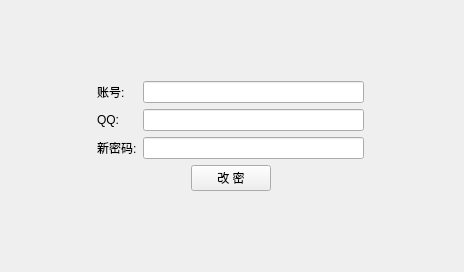
<?xml version="1.0" encoding="UTF-8"?>
<ui version="4.0">
 <class>WndClientLogin</class>
 <widget class="QDialog" name="WndClientLogin">
  <property name="geometry">
   <rect>
    <x>0</x>
    <y>0</y>
    <width>464</width>
    <height>272</height>
   </rect>
  </property>
  <property name="windowTitle">
   <string>Login</string>
  </property>
  <property name="sizeGripEnabled">
   <bool>false</bool>
  </property>
  <property name="modal">
   <bool>false</bool>
  </property>
  <widget class="QStackedWidget" name="stack_widget">
   <property name="geometry">
    <rect>
     <x>0</x>
     <y>0</y>
     <width>461</width>
     <height>271</height>
    </rect>
   </property>
   <property name="toolTip">
    <string/>
   </property>
   <property name="currentIndex">
    <number>3</number>
   </property>
   <widget class="QWidget" name="page_login">
    <layout class="QGridLayout" name="gridLayout_13">
     <property name="leftMargin">
      <number>0</number>
     </property>
     <property name="topMargin">
      <number>0</number>
     </property>
     <property name="rightMargin">
      <number>0</number>
     </property>
     <property name="bottomMargin">
      <number>0</number>
     </property>
     <item row="0" column="0">
      <widget class="QWidget" name="widget" native="true">
       <layout class="QGridLayout" name="gridLayout_6">
        <item row="0" column="1">
         <spacer name="verticalSpacer">
          <property name="orientation">
           <enum>Qt::Vertical</enum>
          </property>
          <property name="sizeHint" stdset="0">
           <size>
            <width>20</width>
            <height>81</height>
           </size>
          </property>
         </spacer>
        </item>
        <item row="1" column="0">
         <spacer name="horizontalSpacer_9">
          <property name="orientation">
           <enum>Qt::Horizontal</enum>
          </property>
          <property name="sizeHint" stdset="0">
           <size>
            <width>75</width>
            <height>20</height>
           </size>
          </property>
         </spacer>
        </item>
        <item row="1" column="1">
         <layout class="QGridLayout" name="gridLayout">
          <item row="0" column="0" colspan="4">
           <layout class="QGridLayout" name="gridLayout_2">
            <item row="0" column="1">
             <widget class="QLineEdit" name="edt_login_account">
              <property name="text">
               <string>111111</string>
              </property>
             </widget>
            </item>
            <item row="1" column="0">
             <widget class="QLabel" name="label_2">
              <property name="text">
               <string>密码:</string>
              </property>
              <property name="buddy">
               <cstring>edt_login_pwd</cstring>
              </property>
             </widget>
            </item>
            <item row="1" column="1">
             <widget class="QLineEdit" name="edt_login_pwd">
              <property name="text">
               <string>222222</string>
              </property>
             </widget>
            </item>
            <item row="0" column="0">
             <widget class="QLabel" name="label">
              <property name="text">
               <string>账号:</string>
              </property>
              <property name="buddy">
               <cstring>edt_login_account</cstring>
              </property>
             </widget>
            </item>
           </layout>
          </item>
          <item row="1" column="0">
           <spacer name="horizontalSpacer_3">
            <property name="orientation">
             <enum>Qt::Horizontal</enum>
            </property>
            <property name="sizeHint" stdset="0">
             <size>
              <width>31</width>
              <height>20</height>
             </size>
            </property>
           </spacer>
          </item>
          <item row="1" column="1">
           <widget class="QPushButton" name="btn_login">
            <property name="cursor">
             <cursorShape>PointingHandCursor</cursorShape>
            </property>
            <property name="text">
             <string>登 录</string>
            </property>
           </widget>
          </item>
          <item row="1" column="2">
           <widget class="QPushButton" name="btn_unbind">
            <property name="cursor">
             <cursorShape>PointingHandCursor</cursorShape>
            </property>
            <property name="text">
             <string>解 绑</string>
            </property>
           </widget>
          </item>
          <item row="1" column="3">
           <widget class="QPushButton" name="btn_exit">
            <property name="cursor">
             <cursorShape>PointingHandCursor</cursorShape>
            </property>
            <property name="text">
             <string>退 出</string>
            </property>
           </widget>
          </item>
         </layout>
        </item>
        <item row="1" column="2">
         <spacer name="horizontalSpacer_10">
          <property name="orientation">
           <enum>Qt::Horizontal</enum>
          </property>
          <property name="sizeHint" stdset="0">
           <size>
            <width>74</width>
            <height>20</height>
           </size>
          </property>
         </spacer>
        </item>
        <item row="2" column="1">
         <spacer name="verticalSpacer_2">
          <property name="orientation">
           <enum>Qt::Vertical</enum>
          </property>
          <property name="sizeHint" stdset="0">
           <size>
            <width>20</width>
            <height>80</height>
           </size>
          </property>
         </spacer>
        </item>
       </layout>
      </widget>
     </item>
    </layout>
   </widget>
   <widget class="QWidget" name="page_reg">
    <layout class="QGridLayout" name="gridLayout_10">
     <property name="leftMargin">
      <number>0</number>
     </property>
     <property name="topMargin">
      <number>0</number>
     </property>
     <property name="rightMargin">
      <number>0</number>
     </property>
     <property name="bottomMargin">
      <number>0</number>
     </property>
     <item row="0" column="0">
      <widget class="QWidget" name="widget_2" native="true">
       <layout class="QGridLayout" name="gridLayout_7">
        <item row="1" column="0">
         <spacer name="horizontalSpacer_11">
          <property name="orientation">
           <enum>Qt::Horizontal</enum>
          </property>
          <property name="sizeHint" stdset="0">
           <size>
            <width>63</width>
            <height>20</height>
           </size>
          </property>
         </spacer>
        </item>
        <item row="1" column="1" colspan="3">
         <layout class="QGridLayout" name="gridLayout_3">
          <item row="2" column="0">
           <widget class="QLabel" name="label_3">
            <property name="text">
             <string>QQ:</string>
            </property>
           </widget>
          </item>
          <item row="1" column="0">
           <widget class="QLabel" name="label_6">
            <property name="text">
             <string>密码:</string>
            </property>
           </widget>
          </item>
          <item row="0" column="0">
           <widget class="QLabel" name="label_5">
            <property name="text">
             <string>账号:</string>
            </property>
           </widget>
          </item>
          <item row="0" column="1">
           <widget class="QLineEdit" name="edt_reg_account">
            <property name="toolTip">
             <string>字母数字组合, 6-12位</string>
            </property>
            <property name="text">
             <string>111111</string>
            </property>
           </widget>
          </item>
          <item row="2" column="1">
           <widget class="QLineEdit" name="edt_reg_qq">
            <property name="toolTip">
             <string>字母数字组合, 5-10位</string>
            </property>
            <property name="text">
             <string>333333</string>
            </property>
           </widget>
          </item>
          <item row="1" column="1">
           <widget class="QLineEdit" name="edt_reg_pwd">
            <property name="toolTip">
             <string>字母数字组合, 6-12位</string>
            </property>
            <property name="text">
             <string>222222</string>
            </property>
           </widget>
          </item>
         </layout>
        </item>
        <item row="1" column="4">
         <spacer name="horizontalSpacer_12">
          <property name="orientation">
           <enum>Qt::Horizontal</enum>
          </property>
          <property name="sizeHint" stdset="0">
           <size>
            <width>62</width>
            <height>20</height>
           </size>
          </property>
         </spacer>
        </item>
        <item row="2" column="1">
         <spacer name="horizontalSpacer_5">
          <property name="orientation">
           <enum>Qt::Horizontal</enum>
          </property>
          <property name="sizeHint" stdset="0">
           <size>
            <width>53</width>
            <height>20</height>
           </size>
          </property>
         </spacer>
        </item>
        <item row="2" column="2">
         <widget class="QPushButton" name="btn_reg">
          <property name="cursor">
           <cursorShape>PointingHandCursor</cursorShape>
          </property>
          <property name="text">
           <string>注 册</string>
          </property>
         </widget>
        </item>
        <item row="2" column="3">
         <spacer name="horizontalSpacer_6">
          <property name="orientation">
           <enum>Qt::Horizontal</enum>
          </property>
          <property name="sizeHint" stdset="0">
           <size>
            <width>53</width>
            <height>20</height>
           </size>
          </property>
         </spacer>
        </item>
        <item row="0" column="2">
         <spacer name="verticalSpacer_3">
          <property name="orientation">
           <enum>Qt::Vertical</enum>
          </property>
          <property name="sizeHint" stdset="0">
           <size>
            <width>20</width>
            <height>55</height>
           </size>
          </property>
         </spacer>
        </item>
        <item row="3" column="2">
         <spacer name="verticalSpacer_4">
          <property name="orientation">
           <enum>Qt::Vertical</enum>
          </property>
          <property name="sizeHint" stdset="0">
           <size>
            <width>20</width>
            <height>54</height>
           </size>
          </property>
         </spacer>
        </item>
       </layout>
      </widget>
     </item>
    </layout>
   </widget>
   <widget class="QWidget" name="page_pay">
    <layout class="QGridLayout" name="gridLayout_11">
     <property name="leftMargin">
      <number>0</number>
     </property>
     <property name="topMargin">
      <number>0</number>
     </property>
     <property name="rightMargin">
      <number>0</number>
     </property>
     <property name="bottomMargin">
      <number>0</number>
     </property>
     <item row="0" column="0">
      <widget class="QWidget" name="widget_3" native="true">
       <layout class="QGridLayout" name="gridLayout_8">
        <item row="0" column="2">
         <spacer name="verticalSpacer_5">
          <property name="orientation">
           <enum>Qt::Vertical</enum>
          </property>
          <property name="sizeHint" stdset="0">
           <size>
            <width>20</width>
            <height>62</height>
           </size>
          </property>
         </spacer>
        </item>
        <item row="1" column="1" colspan="3">
         <layout class="QVBoxLayout" name="verticalLayout_2">
          <item>
           <widget class="QLabel" name="label_13">
            <property name="text">
             <string>账号:</string>
            </property>
           </widget>
          </item>
          <item>
           <widget class="QLineEdit" name="edt_pay_account">
            <property name="text">
             <string/>
            </property>
           </widget>
          </item>
         </layout>
        </item>
        <item row="2" column="0">
         <spacer name="horizontalSpacer_13">
          <property name="orientation">
           <enum>Qt::Horizontal</enum>
          </property>
          <property name="sizeHint" stdset="0">
           <size>
            <width>74</width>
            <height>20</height>
           </size>
          </property>
         </spacer>
        </item>
        <item row="2" column="1" colspan="3">
         <layout class="QVBoxLayout" name="verticalLayout">
          <item>
           <widget class="QLabel" name="lbe_pay_key">
            <property name="toolTip">
             <string>&gt;&gt; 点我购卡 &lt;&lt;</string>
            </property>
            <property name="text">
             <string>充值卡号:</string>
            </property>
            <property name="openExternalLinks">
             <bool>false</bool>
            </property>
            <property name="textInteractionFlags">
             <set>Qt::TextSelectableByMouse</set>
            </property>
           </widget>
          </item>
          <item>
           <widget class="QLineEdit" name="edt_pay_key">
            <property name="text">
             <string/>
            </property>
           </widget>
          </item>
         </layout>
        </item>
        <item row="2" column="4">
         <spacer name="horizontalSpacer_14">
          <property name="orientation">
           <enum>Qt::Horizontal</enum>
          </property>
          <property name="sizeHint" stdset="0">
           <size>
            <width>73</width>
            <height>20</height>
           </size>
          </property>
         </spacer>
        </item>
        <item row="3" column="1">
         <spacer name="horizontalSpacer_7">
          <property name="orientation">
           <enum>Qt::Horizontal</enum>
          </property>
          <property name="sizeHint" stdset="0">
           <size>
            <width>42</width>
            <height>20</height>
           </size>
          </property>
         </spacer>
        </item>
        <item row="3" column="2">
         <widget class="QPushButton" name="btn_pay">
          <property name="cursor">
           <cursorShape>PointingHandCursor</cursorShape>
          </property>
          <property name="text">
           <string>充 值</string>
          </property>
         </widget>
        </item>
        <item row="3" column="3">
         <spacer name="horizontalSpacer_8">
          <property name="orientation">
           <enum>Qt::Horizontal</enum>
          </property>
          <property name="sizeHint" stdset="0">
           <size>
            <width>42</width>
            <height>20</height>
           </size>
          </property>
         </spacer>
        </item>
        <item row="4" column="2">
         <spacer name="verticalSpacer_6">
          <property name="orientation">
           <enum>Qt::Vertical</enum>
          </property>
          <property name="sizeHint" stdset="0">
           <size>
            <width>20</width>
            <height>61</height>
           </size>
          </property>
         </spacer>
        </item>
       </layout>
      </widget>
     </item>
    </layout>
   </widget>
   <widget class="QWidget" name="page_modify">
    <layout class="QGridLayout" name="gridLayout_16">
     <property name="leftMargin">
      <number>0</number>
     </property>
     <property name="topMargin">
      <number>0</number>
     </property>
     <property name="rightMargin">
      <number>0</number>
     </property>
     <property name="bottomMargin">
      <number>0</number>
     </property>
     <item row="0" column="0">
      <widget class="QWidget" name="widget_4" native="true">
       <layout class="QGridLayout" name="gridLayout_4">
        <item row="0" column="2">
         <spacer name="verticalSpacer_7">
          <property name="orientation">
           <enum>Qt::Vertical</enum>
          </property>
          <property name="sizeHint" stdset="0">
           <size>
            <width>20</width>
            <height>68</height>
           </size>
          </property>
         </spacer>
        </item>
        <item row="1" column="0">
         <spacer name="horizontalSpacer_15">
          <property name="orientation">
           <enum>Qt::Horizontal</enum>
          </property>
          <property name="sizeHint" stdset="0">
           <size>
            <width>69</width>
            <height>20</height>
           </size>
          </property>
         </spacer>
        </item>
        <item row="1" column="1" colspan="3">
         <layout class="QGridLayout" name="gridLayout_5">
          <item row="0" column="0">
           <widget class="QLabel" name="label_10">
            <property name="text">
             <string>账号:</string>
            </property>
           </widget>
          </item>
          <item row="0" column="1">
           <widget class="QLineEdit" name="edt_modify_account"/>
          </item>
          <item row="1" column="0">
           <widget class="QLabel" name="label_12">
            <property name="text">
             <string>QQ:</string>
            </property>
           </widget>
          </item>
          <item row="1" column="1">
           <widget class="QLineEdit" name="edt_modify_qq"/>
          </item>
          <item row="2" column="0">
           <widget class="QLabel" name="label_11">
            <property name="text">
             <string>新密码:</string>
            </property>
           </widget>
          </item>
          <item row="2" column="1">
           <widget class="QLineEdit" name="edt_modify_new_pwd"/>
          </item>
         </layout>
        </item>
        <item row="1" column="4">
         <spacer name="horizontalSpacer_16">
          <property name="orientation">
           <enum>Qt::Horizontal</enum>
          </property>
          <property name="sizeHint" stdset="0">
           <size>
            <width>68</width>
            <height>20</height>
           </size>
          </property>
         </spacer>
        </item>
        <item row="2" column="1">
         <spacer name="horizontalSpacer_2">
          <property name="orientation">
           <enum>Qt::Horizontal</enum>
          </property>
          <property name="sizeHint" stdset="0">
           <size>
            <width>47</width>
            <height>20</height>
           </size>
          </property>
         </spacer>
        </item>
        <item row="2" column="2">
         <widget class="QPushButton" name="btn_modify">
          <property name="cursor">
           <cursorShape>PointingHandCursor</cursorShape>
          </property>
          <property name="text">
           <string>改 密</string>
          </property>
         </widget>
        </item>
        <item row="2" column="3">
         <spacer name="horizontalSpacer">
          <property name="orientation">
           <enum>Qt::Horizontal</enum>
          </property>
          <property name="sizeHint" stdset="0">
           <size>
            <width>47</width>
            <height>20</height>
           </size>
          </property>
         </spacer>
        </item>
        <item row="3" column="2">
         <spacer name="verticalSpacer_8">
          <property name="orientation">
           <enum>Qt::Vertical</enum>
          </property>
          <property name="sizeHint" stdset="0">
           <size>
            <width>20</width>
            <height>67</height>
           </size>
          </property>
         </spacer>
        </item>
       </layout>
      </widget>
     </item>
    </layout>
   </widget>
   <widget class="QWidget" name="page_notice">
    <layout class="QGridLayout" name="gridLayout_9" rowstretch="1,8">
     <property name="verticalSpacing">
      <number>0</number>
     </property>
     <item row="1" column="0">
      <widget class="QLabel" name="lbe_notice">
       <property name="frameShape">
        <enum>QFrame::Box</enum>
       </property>
       <property name="frameShadow">
        <enum>QFrame::Raised</enum>
       </property>
       <property name="midLineWidth">
        <number>0</number>
       </property>
       <property name="text">
        <string>aabbcc</string>
       </property>
       <property name="alignment">
        <set>Qt::AlignLeading|Qt::AlignLeft|Qt::AlignTop</set>
       </property>
       <property name="wordWrap">
        <bool>true</bool>
       </property>
      </widget>
     </item>
     <item row="0" column="0">
      <widget class="QLabel" name="label_4">
       <property name="text">
        <string>公 告</string>
       </property>
       <property name="alignment">
        <set>Qt::AlignCenter</set>
       </property>
      </widget>
     </item>
    </layout>
   </widget>
  </widget>
 </widget>
 <resources/>
 <connections/>
</ui>
